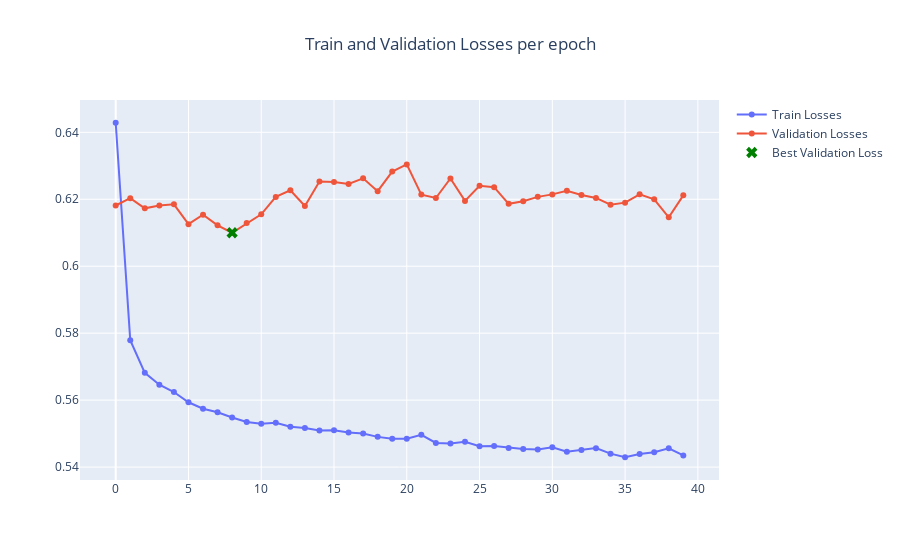

The code cell stored with this chart in its notebook:
### Code cell
plot_interactive_epoch_losses(trn_epoch_losses, val_epoch_losses)

### Figure 1 — Plotly figure (JSON) as saved in the notebook; plotly's stock layout.template omitted (floating-point values rounded to 4 significant figures)
{"data": [{"mode": "lines+markers", "name": "Train Losses", "type": "scatter", "y": [0.6429, 0.5779, 0.5682, 0.5646, 0.5624, 0.5594, 0.5574, 0.5564, 0.5548, 0.5535, 0.5529, 0.5532, 0.552, 0.5516, 0.5509, 0.551, 0.5503, 0.55, 0.549, 0.5484, 0.5485, 0.5496, 0.5472, 0.5471, 0.5476, 0.5462, 0.5463, 0.5457, 0.5454, 0.5452, 0.5459, 0.5446, 0.5451, 0.5457, 0.544, 0.5429, 0.5439, 0.5445, 0.5456, 0.5435]}, {"mode": "lines+markers", "name": "Validation Losses", "type": "scatter", "y": [0.6181, 0.6203, 0.6173, 0.6181, 0.6185, 0.6126, 0.6154, 0.6122, 0.61, 0.6129, 0.6155, 0.6207, 0.6227, 0.618, 0.6253, 0.6252, 0.6246, 0.6263, 0.6224, 0.6283, 0.6304, 0.6214, 0.6204, 0.6262, 0.6195, 0.624, 0.6236, 0.6186, 0.6194, 0.6207, 0.6215, 0.6225, 0.6213, 0.6204, 0.6184, 0.619, 0.6215, 0.62, 0.6146, 0.6212]}, {"marker": {"color": "green", "size": 10, "symbol": "x"}, "mode": "markers", "name": "Best Validation Loss", "type": "scatter", "x": [8], "y": [0.61]}], "layout": {"title": {"text": "Train and Validation Losses per epoch", "x": 0.5}}}
